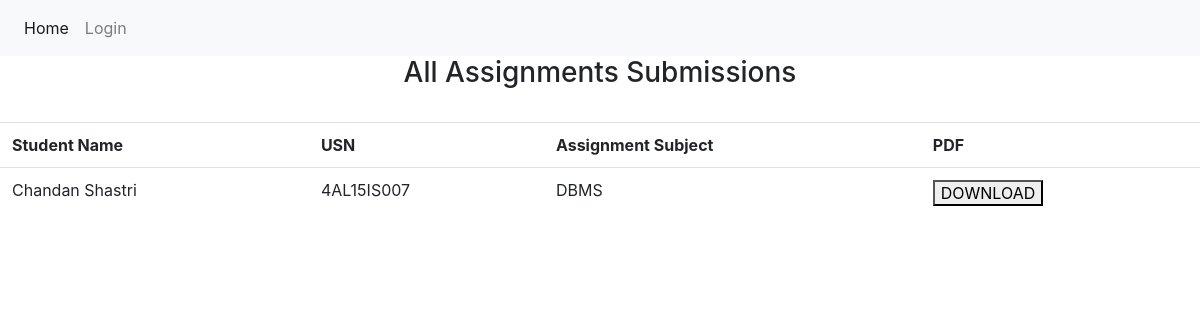
The app's page /SS/submissions.php?v=2018-11-21 10:52:09 (signed in) with its own data.
### tables this page shows
CREATE TABLE `uploads` (
  `usn` varchar(10) NOT NULL,
  `pdf` longblob NOT NULL,
  `subject` varchar(10) NOT NULL,
  `assg_no` datetime NOT NULL DEFAULT CURRENT_TIMESTAMP,
  `Marks` int(11) NOT NULL
);

CREATE TABLE `students` (
  `name` varchar(25) NOT NULL,
  `password` varchar(25) NOT NULL,
  `usn` varchar(10) NOT NULL
);

### SS/submissions.php (the view, shortened to what this page needs)
<html>
<head><title>View Assignments</title>
  <link rel="stylesheet" href="css/bs.css">
</head>
<nav class="navbar navbar-expand-lg navbar-light bg-light">
  <div class="collapse navbar-collapse" id="navbarNav">
<ul class="navbar-nav">
  <li class="nav-item active">
    <a class="nav-link" href="index.php">Home<span class="sr-only">(current)</span></a>
  </li>
  <li class="nav-item">
    <a class="nav-link" href="login.php">Login</a>
  </li>
</ul>
</div>
</nav>
<body><center><h3>All Assignments Submissions</h3><br>
<?php
if(isset($_SESSION['admin'])){
    include "config.php";
if(isset($_GET['v'])){
$assgcode=$_GET['v'];
$event="SELECT students.name,uploads.usn,uploads.pdf,uploads.subject,uploads.assg_no FROM uploads INNER JOIN students ON uploads.usn=students.usn where uploads.assg_no='".$assgcode."'";
$result = mysqli_query($sccon,$event);
echo "<table class='table'> <tr><th>Student Name</th> <th>USN</th> <th>Assignment Subject</th>  <th>PDF</th></tr>";
while($row = mysqli_fetch_array($result)) {
    echo "<tr>";
    echo "<td>".$row['name']."</td>";
    echo "<td>".$row['usn']."</td>";
    echo "<td>".$row['subject']."</td>";
    $t=$row['assg_no'];
    echo "<td><a href='pdf.php?ans=".$t."'><button>DOWNLOAD</button></td>";
    echo "</tr>";
}
}
}
else {
  session_destroy();
  header("Location:login.php");
}
?>
</body>
</html>

### records on screen
uploads: usn.name "Chandan Shastri", usn "4AL15IS007", subject "DBMS"
